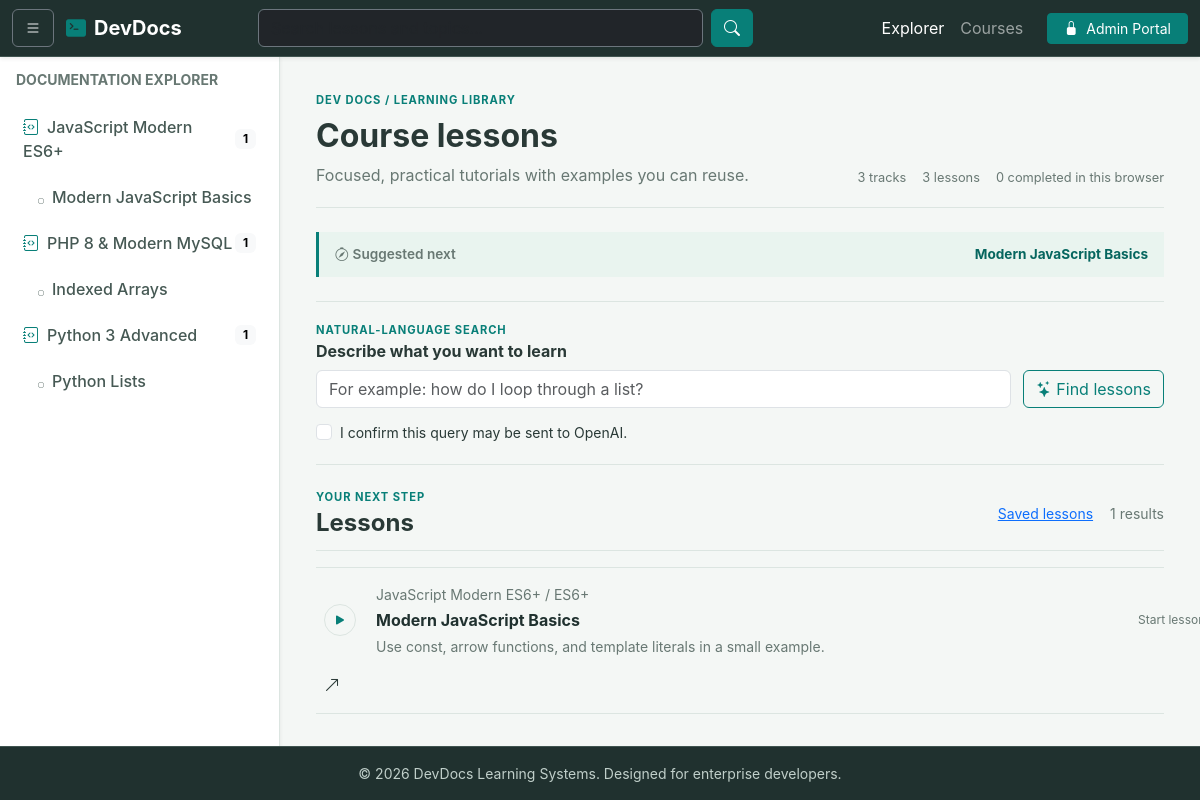
Page /index.php?course=javascript on the committed database.
### tables this page shows
CREATE TABLE IF NOT EXISTS courses (
    id BIGINT UNSIGNED NOT NULL AUTO_INCREMENT PRIMARY KEY,
    slug VARCHAR(120) NOT NULL UNIQUE,
    title VARCHAR(190) NOT NULL,
    category VARCHAR(100) NOT NULL DEFAULT 'Development',
    description TEXT NOT NULL,
    level VARCHAR(40) NOT NULL DEFAULT 'Beginner',
    is_published TINYINT(1) NOT NULL DEFAULT 0,
    created_at TIMESTAMP NOT NULL DEFAULT CURRENT_TIMESTAMP,
    updated_at TIMESTAMP NOT NULL DEFAULT CURRENT_TIMESTAMP ON UPDATE CURRENT_TIMESTAMP
);

CREATE TABLE IF NOT EXISTS lessons (
    id BIGINT UNSIGNED NOT NULL AUTO_INCREMENT PRIMARY KEY,
    course_id BIGINT UNSIGNED NOT NULL,
    slug VARCHAR(120) NOT NULL,
    topic VARCHAR(190) NOT NULL,
    title VARCHAR(190) NOT NULL,
    summary TEXT NOT NULL,
    body LONGTEXT NOT NULL,
    code_sample LONGTEXT NOT NULL,
    position INT UNSIGNED NOT NULL DEFAULT 0,
    is_published TINYINT(1) NOT NULL DEFAULT 0,
    created_at TIMESTAMP NOT NULL DEFAULT CURRENT_TIMESTAMP,
    updated_at TIMESTAMP NOT NULL DEFAULT CURRENT_TIMESTAMP ON UPDATE CURRENT_TIMESTAMP,
    UNIQUE KEY uq_lesson_course_slug (course_id, slug),
    KEY idx_lesson_published_position (is_published, position),
    CONSTRAINT fk_lessons_course FOREIGN KEY (course_id) REFERENCES courses(id) ON DELETE CASCADE
);

### config/app.php (called while the page is built, shortened)
<?php
function e(string|int|null $value): string
{
    return htmlspecialchars((string) $value, ENT_QUOTES | ENT_SUBSTITUTE, 'UTF-8');
}

### sidenav.php (the view, shortened to what this page needs)
<nav id="sidebar" class="py-3 shadow-sm">
     <div class="px-3 mb-3">
       <h6 class="text-uppercase text-muted fw-bold small">Documentation Explorer</h6>
     </div>
     <ul class="list-unstyled sidebar-menu">
       <?php foreach ($courses as $course): ?>
       <?php $courseLessons = array_values(array_filter($navigationLessons, static fn(array $lesson): bool => (int) $lesson['course_id'] === (int) $course['id'])); ?>
       <li class="sidebar-course">
         <a href="index.php?course=<?= e($course['slug']) ?>" class="nav-link d-flex justify-content-between align-items-center">
           <span><i class="bi bi-journal-code me-2 text-primary"></i><?= e($course['title']) ?></span>
           <span class="badge text-bg-light"><?= count($courseLessons) ?></span>
         </a>
         <?php if ($courseLessons !== []): ?>
         <ul class="list-unstyled submenu-subtopic">
           <?php foreach ($courseLessons as $navigationLesson): ?>
           <li><a href="lesson.php?id=<?= (int) $navigationLesson['id'] ?>" class="nav-link small"><i class="bi bi-circle me-2" style="font-size: 6px;"></i><?= e($navigationLesson['title']) ?></a></li>
           <?php endforeach; ?>
         </ul>
         <?php endif; ?>
       </li>
       <?php endforeach; ?>
     </ul>
   </nav>

### index.php (shortened to what this page needs)
<?php
require_once __DIR__ . '/config/app.php';
$searchTerm = trim((string) ($_GET['q'] ?? ''));
$courseSlug = trim((string) ($_GET['course'] ?? ''));
$courses = [];
$navigationLessons = [];
$matchingLessons = [];
try {
  $database = db();
  $courses = $database->query('SELECT courses.id, courses.slug, courses.title, courses.category, courses.description, courses.level, COUNT(lessons.id) AS lesson_count FROM courses LEFT JOIN lessons ON lessons.course_id = courses.id AND lessons.is_published = 1 WHERE courses.is_published = 1 GROUP BY courses.id ORDER BY courses.title')->fetchAll();
  $navigationLessons = $database->query('SELECT lessons.id, lessons.course_id, lessons.title, lessons.topic, lessons.slug FROM lessons JOIN courses ON courses.id = lessons.course_id WHERE lessons.is_published = 1 AND courses.is_published = 1 ORDER BY courses.title, lessons.position, lessons.title')->fetchAll();
  $sql = 'SELECT lessons.id, lessons.course_id, lessons.topic, lessons.title, lessons.summary, courses.title AS course_title, courses.slug AS course_slug FROM lessons JOIN courses ON courses.id = lessons.course_id WHERE lessons.is_published = 1 AND courses.is_published = 1';
  $parameters = [];
  if ($courseSlug !== '') {
    $sql .= ' AND courses.slug = :course_slug';
    $parameters['course_slug'] = $courseSlug;
  }
  $sql .= ' ORDER BY courses.title, lessons.position, lessons.title';
  $statement = $database->prepare($sql);
  $statement->execute($parameters);
  $matchingLessons = $statement->fetchAll();
} catch (Throwable $exception) {
  $databaseError = 'The learning library is not ready yet. Start MySQL, import database/schema.sql, and check your local .env settings.';
}
?>
<!DOCTYPE html>
<html lang="en">
<head>
  <link href="https://cdn.jsdelivr.net/npm/bootstrap@5.3.2/dist/css/bootstrap.min.css" rel="stylesheet">
  <link href="https://cdn.jsdelivr.net/npm/bootstrap-icons@1.11.1/font/bootstrap-icons.css" rel="stylesheet">
  <link href="assets/style.css" rel="stylesheet">
</head>
<body>
  <?php include('topnav.php')?>
  <div class="wrapper" style="padding-top: 56px;">
   <?php include('sidenav.php')?>
    <main class="w-100 p-4">
      <div class="container-fluid learner-dashboard">
        <header class="learning-heading mb-4">
          <div>
            <p class="eyebrow mb-2">DEV DOCS / LEARNING LIBRARY</p>
            <h1 class="h2 fw-bold mb-2"><?= $searchTerm !== '' ? 'Search results' : ($courseSlug !== '' ? 'Course lessons' : 'Build a stronger foundation') ?></h1>
            <p class="text-muted mb-0"><?= $searchTerm !== '' ? 'Lessons matching “' . e($searchTerm) . '”' : 'Focused, practical tutorials with examples you can reuse.' ?></p>
          </div>
          <div class="learning-stats"><span><?= count($courses) ?> tracks</span><span><?= count($navigationLessons) ?> lessons</span><span data-progress-summary>0 completed in this browser</span></div>
        </header>
        <div class="learning-recommendation mb-4" data-next-lesson hidden><span><i class="bi bi-compass me-1" aria-hidden="true"></i>Suggested next</span><a data-next-lesson-link href="#">Continue learning</a></div>
        <section class="smart-search-section mb-4" aria-labelledby="smart-search-title">
          <div><p class="eyebrow mb-1">NATURAL-LANGUAGE SEARCH</p><h2 class="h6 fw-bold mb-2" id="smart-search-title">Describe what you want to learn</h2></div>
          <form class="smart-search-form" data-smart-search-form>
            <input class="form-control" id="smartSearchQuery" name="question" maxlength="500" required placeholder="For example: how do I loop through a list?"><button class="btn btn-outline-primary" type="submit"><i class="bi bi-stars me-1"></i>Find lessons</button>
            <label class="form-check"><input class="form-check-input" type="checkbox" name="consent" value="1" required><span class="form-check-label small">I confirm this query may be sent to OpenAI.</span></label>
          </form>
        </section>
        <section class="lesson-list-section" aria-labelledby="lesson-list-title">
          <div class="section-heading"><div><p class="eyebrow mb-1">YOUR NEXT STEP</p><h2 class="h4 fw-bold mb-0" id="lesson-list-title"><?= $searchTerm !== '' ? 'Matching lessons' : 'Lessons' ?></h2></div><div class="d-flex gap-3 align-items-center"><button class="btn btn-sm btn-link p-0" type="button" data-show-bookmarks>Saved lessons</button><span class="small text-muted"><?= count($matchingLessons) ?> results</span></div></div>
          <div class="lesson-list mt-3">
            <?php foreach ($matchingLessons as $lesson): ?>
            <a class="lesson-row" href="lesson.php?id=<?= (int) $lesson['id'] ?>" data-lesson-row data-lesson-id="<?= (int) $lesson['id'] ?>">
              <span class="lesson-index"><i class="bi bi-play-fill" aria-hidden="true"></i></span>
              <span class="lesson-row-copy"><span class="small text-muted"><?= e($lesson['course_title']) ?> / <?= e($lesson['topic']) ?></span><strong><?= e($lesson['title']) ?></strong><span class="small text-muted"><?= e($lesson['summary']) ?></span></span>
              <span class="lesson-row-state" data-progress-state>Start lesson</span>
              <i class="bi bi-arrow-up-right" aria-hidden="true"></i>
            </a>
            <?php endforeach; ?>
          </div>
        </section>
      </div>
    </main>
  </div>
  <?php include('footer.php')?>
</body>
</html>

### assets/style.css (style rules this page uses)
:root { --ink: #20312f; --ink-soft: #2c403d; --ink-border: #405450; --accent: #087f78; --accent-hover: #06665f; --accent-soft: #e2f2ef; --bg-main: #f4f7f5; --surface: #ffffff; --border: #dce5e1; --text-main: #293936; --text-muted: #687873; }
body { background-color: var(--bg-main); font-family: -apple-system, BlinkMacSystemFont, "Segoe UI", Roboto, "Helvetica Neue", Arial, sans-serif; min-height: 100vh; display: flex; flex-direction: column; color: var(--text-main); }
.text-primary { color: var(--accent) !important; }
.text-muted { color: var(--text-muted) !important; }
.wrapper { display: flex; flex: 1; }
#sidebar { min-width: 280px; max-width: 280px; background-color: var(--surface); border-right: 1px solid var(--border); transition: all 0.3s ease; }
.sidebar-menu .nav-link { color: #465954; font-weight: 500; padding: 10px 15px; border-radius: 6px; margin: 2px 8px; }
.submenu-topic, .submenu-subtopic { list-style: none; padding-left: 20px; }
.submenu-subtopic { padding-left: 15px; }
.btn-outline-primary { --bs-btn-color: var(--accent); --bs-btn-border-color: var(--accent); --bs-btn-hover-bg: var(--accent); --bs-btn-hover-border-color: var(--accent); --bs-btn-active-bg: var(--accent-hover); --bs-btn-active-border-color: var(--accent-hover); }
.learner-dashboard, .lesson-container { max-width: 1440px; }
.learning-heading, .section-heading, .lesson-page-heading, .quiz-editor-heading { display: flex; justify-content: space-between; align-items: flex-end; gap: 1.25rem; }
.learning-heading { padding: 0.75rem 0 1.25rem; border-bottom: 1px solid var(--border); }
.eyebrow { color: var(--accent); font-size: 0.7rem; font-weight: 700; letter-spacing: 0.08em; }
.learning-stats { display: flex; flex-wrap: wrap; gap: 0.5rem 1rem; color: var(--text-muted); font-size: 0.8rem; }
.learning-recommendation { display: flex; flex-wrap: wrap; justify-content: space-between; gap: 0.5rem 1rem; padding: 0.75rem 1rem; border-left: 3px solid var(--accent); background: #e9f4ef; font-size: 0.85rem; }
.learning-recommendation span { color: var(--text-muted); font-weight: 600; }
.learning-recommendation a { color: var(--accent-hover); font-weight: 700; text-decoration: none; }
.section-heading { align-items: center; padding-bottom: 0.75rem; border-bottom: 1px solid var(--border); }
.lesson-list { border-top: 1px solid var(--border); }
.lesson-row, .smart-result-row { display: grid; grid-template-columns: 36px minmax(0, 1fr) auto 18px; align-items: center; gap: 1rem; padding: 1rem 0.5rem; border-bottom: 1px solid var(--border); color: var(--text-main); text-decoration: none; }
.lesson-index { display: grid; width: 32px; aspect-ratio: 1; place-items: center; border: 1px solid var(--border); border-radius: 50%; color: var(--accent); }
.lesson-row-copy, .smart-result-copy { display: grid; min-width: 0; gap: 0.2rem; }
.lesson-row-copy strong, .smart-result-copy strong { color: var(--ink); }
.lesson-row-copy > span:last-child, .smart-result-copy > span:last-child { overflow: hidden; text-overflow: ellipsis; white-space: nowrap; }
.lesson-row-state, .lesson-row-bookmark { color: var(--text-muted); font-size: 0.75rem; white-space: nowrap; }
.smart-search-section { padding: 1.25rem 0; border-top: 1px solid var(--border); border-bottom: 1px solid var(--border); }
.smart-search-form { display: grid; grid-template-columns: minmax(180px, 1fr) auto; align-items: center; gap: 0.75rem; }
.smart-search-form .form-check { grid-column: 1 / -1; margin: 0; }

### rows in the picture
courses: title "JavaScript Modern ES6+", count($courseLessons) "1"
lessons: title "Modern JavaScript Basics", course.title "JavaScript Modern ES6+", topic "ES6+", summary "Use const, arrow functions, and template literals in a small example."
courses: title "PHP 8 & Modern MySQL", count($courseLessons) "1"
lessons: title "Indexed Arrays"
courses: title "Python 3 Advanced", count($courseLessons) "1"
lessons: title "Python Lists"

### other values in the picture
count($courses) "3"
count($navigationLessons) "3"
count($matchingLessons) "1"
